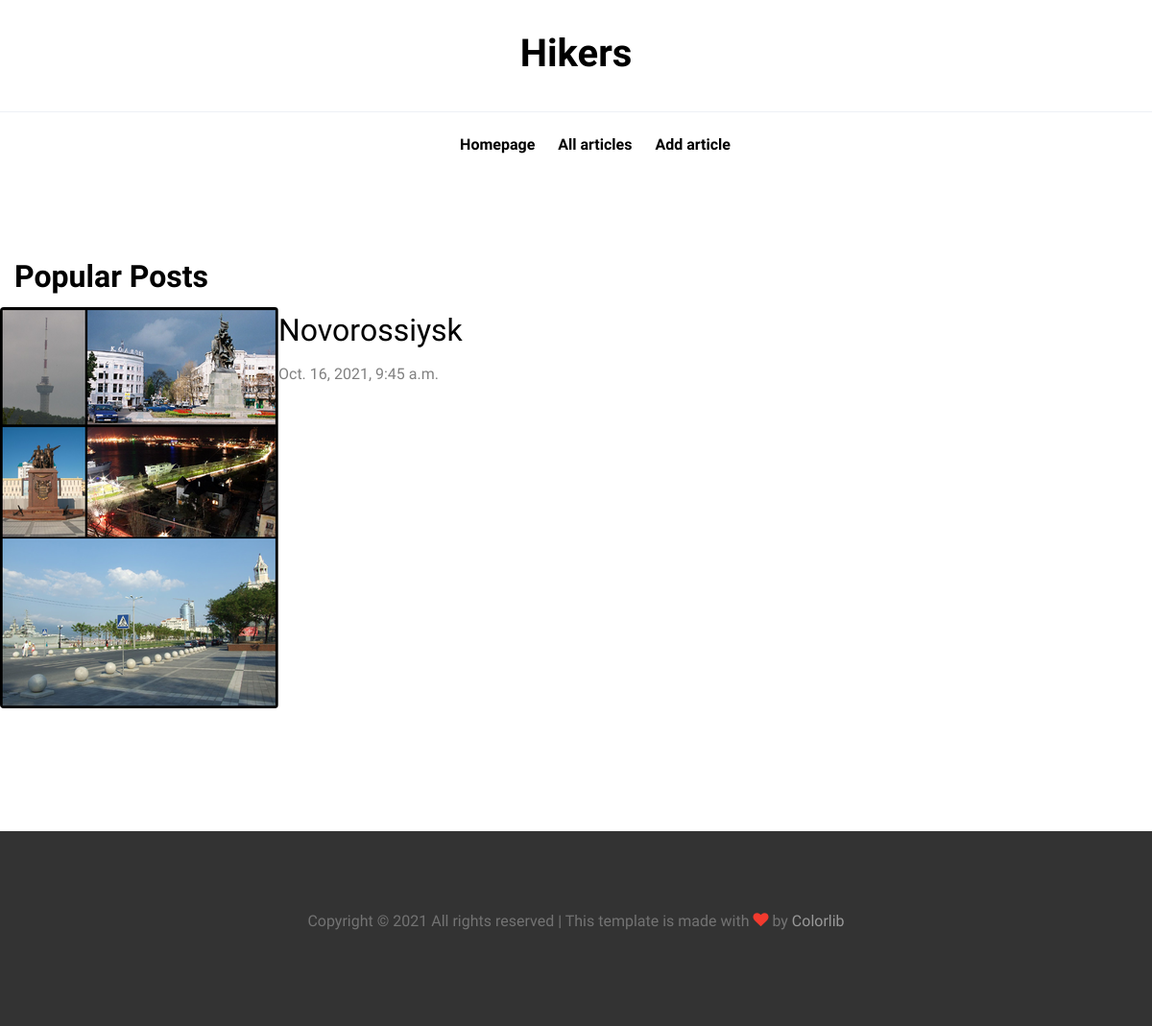
The page / on the database its author committed.
### articles/models.py (models this page shows, shortened)
class Article(models.Model):
    article_name = models.CharField(max_length = 100)
    article_text = models.TextField(max_length = 10000)
    article_date = models.DateTimeField('date published', null=True)
    article_img = models.ImageField(upload_to='articles', null=True, blank=True)

### djangoblog/views.py (the view)
# urls.py: path('', views.home_page, name='home'),
def home_page(request):
    art_one = Article.objects.first()
    return render(request,"articles/index.html",{'article':art_one})

### articles/templates/articles/index.html (shortened to what this page needs)
{% extends "articles/base.html" %}
{% block content %}
    <div class="site-section">
      <div class="container">
        <div class="row mb-5">
          <div class="col-12 section-heading"><h2>Popular Posts</h2></div>
            <a href="{% url 'articles:article' id=article.id %}"><img src={{article.article_img.url}} alt="Image" class="img-fluid rounded"></a>
              <div class="text">
                <h2>{{article.article_name}}</h2>
                <span class="date">{{article.article_date}}</span>
              </div>
        </div>
      </div>
    </div>
{% endblock %}

### articles/static/articles/css/style.css (style rules this page uses)
body { line-height: 1.7; color: gray; font-weight: 300; font-size: 1rem; background: #fff; font-family: "Muli", -apple-system, BlinkMacSystemFont, "Segoe UI", Roboto, "Helvetica Neue", Arial, sans-serif, "Apple Color Emoji", "Segoe UI Emoji", "Segoe UI Symbol", "Noto Color Emoji"; }
a { -webkit-transition: .3s all ease; -o-transition: .3s all ease; transition: .3s all ease; color: #2f89fc; }
h1, h2, h3, h4, h5, .h1, .h2, .h3, .h4, .h5 { font-family: "Muli", -apple-system, BlinkMacSystemFont, "Segoe UI", Roboto, "Helvetica Neue", Arial, sans-serif, "Apple Color Emoji", "Segoe UI Emoji", "Segoe UI Symbol", "Noto Color Emoji"; line-height: 1.5; color: #000; }
.site-section { padding: 2.5em 0; }
@media (min-width: 768px) { .site-section { padding: 5em 0; } }
.section-heading h2 { font-weight: 700; color: #000; }
.container { max-width: 1200px; }

### rows shown on the page
Article: article_img (picture), article_name "Novorossiysk", article_date "Oct. 16, 2021, 9:45 a.m."
